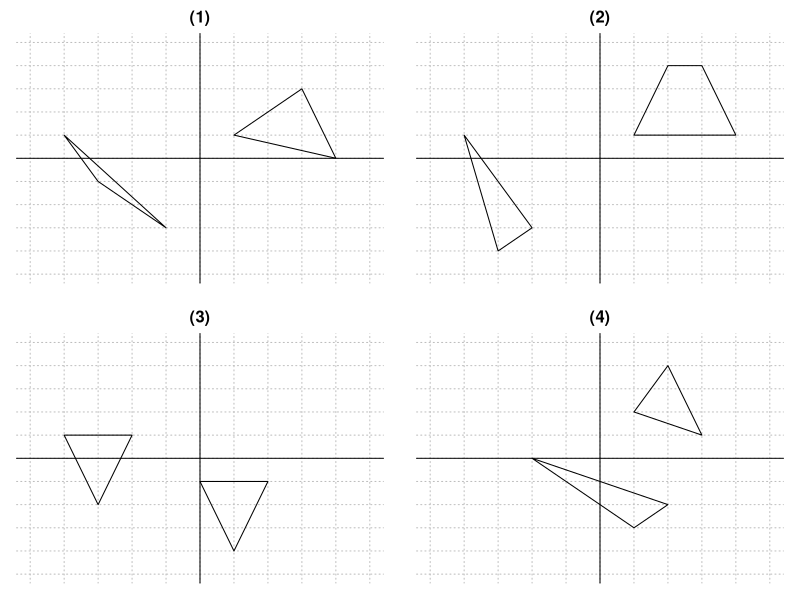

The R script that drew this image: (Note: this script raises an error after producing the figure.)
setwd("C:/Users/18904/Github/junior-mathematics/codes")
plot1=function(){
  panel=function(Ix,Iy,IIx,IIy,main){
    plot(0,type="n",xlim=c(-5,5),ylim=c(-5,5),axes=FALSE,main=main)
    abline(h=-5:5,v=-5:5,lty=3,col="gray"); abline(h=0,v=0,lty=1)
    polygon(Ix,Iy,lty=1); polygon(IIx,IIy,lty=1)
  }
  par(mfrow=c(2,2),mar=c(1,1,2,1))
  panel(c(1,3,4),c(1,3,0),c(-4,-3,-1),c(1,-1,-3),"(1)")
  panel(c(1,2,3,4),c(1,4,4,1),c(-4,-3,-2,-3),c(1,-1,-3,-4),"(2)")
  panel(c(-4,-2,-3),c(1,1,-2),c(0,2,1),c(-1,-1,-4),"(3)")
  panel(c(1,2,3),c(2,4,1),c(-2,1,2),c(0,-3,-2),"(4)")
}
cairo_pdf("../figures/week76-1.pdf",width=8,height=8,family="sans"); plot1(); dev.off()
svglite::svglite("../figures/week76-1.svg",width=8,height=8); plot1(); dev.off()
